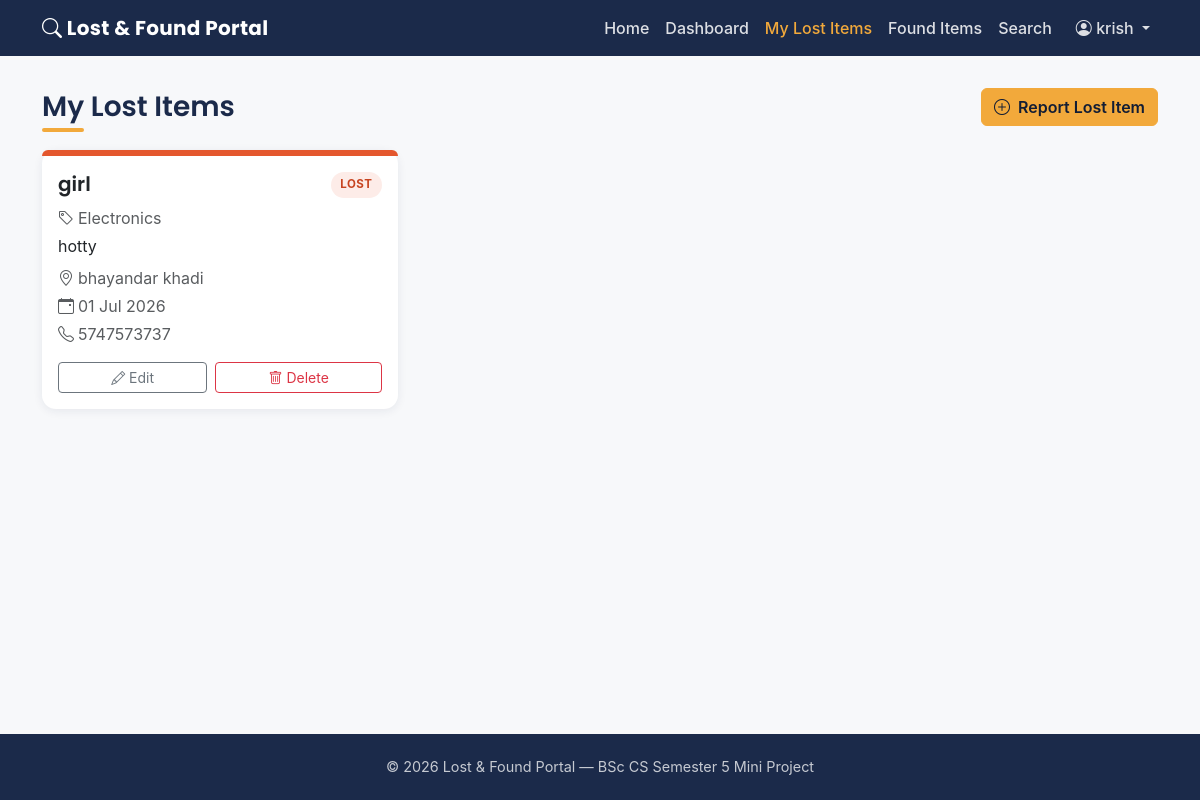
Page /lost/view (signed in) on the committed database.
### models/lost_item.py (models this page shows, shortened)
class LostItem(db.Model):
    __tablename__ = "lost_items"
    id = db.Column(db.Integer, primary_key=True)
    user_id = db.Column(db.Integer, db.ForeignKey("users.id"), nullable=False)
    item_name = db.Column(db.String(120), nullable=False)
    category = db.Column(db.String(50), nullable=False)
    description = db.Column(db.Text, nullable=True)
    location = db.Column(db.String(150), nullable=False)   # Lost Location
    date = db.Column(db.Date, nullable=False)               # Lost Date
    contact = db.Column(db.String(20), nullable=False)      # Contact Number
    created_at = db.Column(db.DateTime, default=lambda: datetime.now(timezone.utc))

### routes/lost.py (the view)
@lost_bp.route("/view")
@login_required
def view_lost():
    items = (
        LostItem.query.filter_by(user_id=session["user_id"])
        .order_by(LostItem.created_at.desc())
        .all()
    )
    return render_template("view_lost.html", items=items)

### templates/view_lost.html (shortened to what this page needs)
{% extends "base.html" %}
{% block content %}
<div class="d-flex justify-content-between align-items-center mb-4">
    <h3 class="section-title mb-0">My Lost Items</h3>
    <a href="{{ url_for('lost.add_lost') }}" class="btn btn-amber">
        <i class="bi bi-plus-circle me-1"></i> Report Lost Item
    </a>
</div>
{% if items %}
<div class="row g-4">
    {% for item in items %}
    <div class="col-md-6 col-lg-4">
        <div class="card item-card">
            <div class="card-header-bar lost"></div>
            <div class="card-body">
                <div class="d-flex justify-content-between align-items-start mb-2">
                    <h5 class="card-title mb-0">{{ item.item_name }}</h5>
                    <span class="status-pill lost">Lost</span>
                </div>
                <p class="text-muted mb-1"><i class="bi bi-tag me-1"></i>{{ item.category }}</p>
                {% if item.description %}
                <p class="mb-2">{{ item.description }}</p>
                {% endif %}
                <p class="text-muted mb-1"><i class="bi bi-geo-alt me-1"></i>{{ item.location }}</p>
                <p class="text-muted mb-1"><i class="bi bi-calendar-event me-1"></i>{{ item.date.strftime('%d %b %Y') }}</p>
                <p class="text-muted mb-3"><i class="bi bi-telephone me-1"></i>{{ item.contact }}</p>
                <div class="d-flex gap-2">
                    <a href="{{ url_for('lost.edit_lost', item_id=item.id) }}" class="btn btn-outline-secondary btn-sm flex-fill">
                        <i class="bi bi-pencil"></i> Edit
                    </a>
                    <form method="POST" action="{{ url_for('lost.delete_lost', item_id=item.id) }}" class="confirm-delete flex-fill">
                        <button type="submit" class="btn btn-outline-danger btn-sm w-100">
                            <i class="bi bi-trash"></i> Delete
                        </button>
                    </form>
                </div>
            </div>
        </div>
    </div>
    {% endfor %}
</div>
{% else %}
<div class="empty-state">
    <i class="bi bi-inbox" style="font-size: 2.5rem;"></i>
    <p class="mt-2 mb-3">You haven't reported any lost items yet.</p>
    <a href="{{ url_for('lost.add_lost') }}" class="btn btn-amber">Report a Lost Item</a>
</div>
{% endif %}
{% endblock %}

### static/css/style.css (style rules this page uses)
:root { --navy: #1B2A4A; --navy-dark: #121D34; --amber: #F2A93B; --amber-dark: #D98F1F; --paper: #F7F8FA; --ink: #26324A; }
body { background-color: var(--paper); color: var(--ink); font-family: -apple-system, BlinkMacSystemFont, "Segoe UI", Roboto, Helvetica, Arial, sans-serif; display: flex; flex-direction: column; min-height: 100vh; }
h1, h2, h3, h4, h5, .navbar-brand, .brand-font { font-family: "Poppins", -apple-system, BlinkMacSystemFont, "Segoe UI", Roboto, sans-serif; font-weight: 600; color: var(--navy); }
.btn-amber { background-color: var(--amber); border-color: var(--amber); color: var(--navy-dark); font-weight: 600; }
.item-card { border: none; border-radius: 14px; box-shadow: 0 2px 10px rgba(27, 42, 74, 0.08); transition: transform 0.15s ease, box-shadow 0.15s ease; height: 100%; }
.item-card .card-header-bar { height: 6px; border-radius: 14px 14px 0 0; }
.item-card .card-header-bar.lost { background-color: #E4572E; }
.status-pill { font-size: 0.72rem; text-transform: uppercase; letter-spacing: 0.5px; font-weight: 700; padding: 0.28rem 0.6rem; border-radius: 999px; }
.status-pill.lost { background-color: #FDECE8; color: #C7431F; }
.section-title { position: relative; display: inline-block; margin-bottom: 1.5rem; }
.section-title::after { content: ""; position: absolute; left: 0; bottom: -8px; width: 42px; height: 4px; background-color: var(--amber); border-radius: 2px; }

### rows in the picture
LostItem: item_name "girl", category "Electronics", description "hotty", location "bhayandar khadi", date "01 Jul 2026", contact "5747573737"

### other values in the picture
{{ session.get('username') }} "krish"
